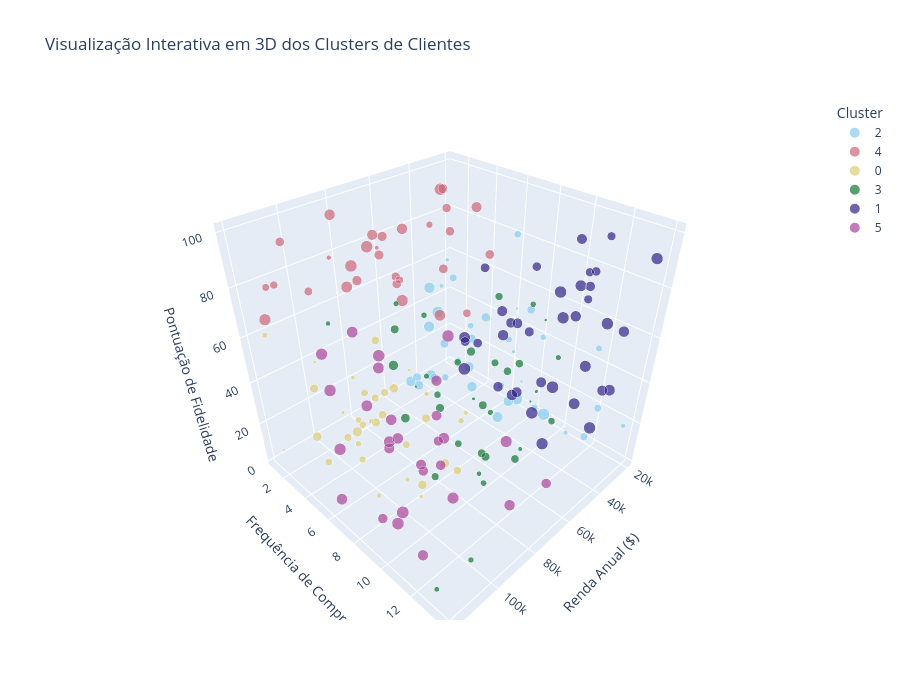

Notebook cell for this chart:
### Code cell
# Gráfico de Dispersão 3D Interativo com Plotly
import plotly.express as px
import plotly.graph_objects as go

df_plot = df.copy()
df_plot['Cluster'] = df_plot['Cluster'].astype(str)

fig = px.scatter_3d(
    df_plot, 
    x='Renda_Anual', 
    y='Frequência_Compra', 
    z='Pontuação_Fidelidade',
    color='Cluster',
    size='Ticket_Médio',
    hover_data=['ID_Cliente', 'Idade', 'Gênero'],
    title='Visualização Interativa em 3D dos Clusters de Clientes',
    color_discrete_sequence=px.colors.qualitative.Safe
)

# Calcular os centroides no espaço original
centroids_orig = scaler.inverse_transform(kmeans.cluster_centers_)

# Adicionar os centroides ao gráfico 3D
fig.add_trace(go.Scatter3d(
    x=centroids_orig[:, 0],
    y=centroids_orig[:, 1],
    z=centroids_orig[:, 3],
    mode='markers',
    marker=dict(
        size=10,
        color='black',
        symbol='diamond',
        line=dict(color='white', width=2)
    ),
    name='Centroides'
))

fig.update_layout(
    scene = dict(
        xaxis_title='Renda Anual ($)',
        yaxis_title='Frequência de Compra',
        zaxis_title='Pontuação de Fidelidade'
    ),
    width=900,
    height=700
)
fig.show()

### Figure 1 — Plotly figure (JSON) as saved in the notebook; plotly's stock layout.template omitted (floating-point values rounded to 4 significant figures)
{"data": [{"customdata": [[1, 56, "Feminino"], [8, 56, "Masculino"], [27, 29, "Masculino"], [28, 39, "Feminino"], [40, 69, "Feminino"], [41, 20, "Masculino"], [48, 35, "Feminino"], [49, 21, "Masculino"], [53, 26, "Feminino"], [57, 45, "Masculino"], [60, 61, "Masculino"], [61, 25, "Masculino"], [65, 34, "Masculino"], [66, 53, "Feminino"], [79, 27, "Feminino"], [82, 48, "Feminino"], [88, 57, "Masculino"], [92, 35, "Feminino"], [96, 42, "Masculino"], [102, 18, "Masculino"], [116, 52, "Feminino"], [123, 24, "Masculino"], [127, 51, "Masculino"], [128, 50, "Masculino"], [137, 44, "Feminino"], [138, 52, "Masculino"], [139, 18, "Feminino"], [142, 64, "Feminino"], [146, 22, "Masculino"], [153, 32, "Feminino"], [158, 49, "Masculino"], [169, 32, "Masculino"], [176, 68, "Masculino"], [187, 37, "Feminino"], [188, 47, "Feminino"], [190, 45, "Masculino"], [200, 56, "Feminino"]], "hovertemplate": "Cluster=2<br>Renda_Anual=%{x}<br>Frequência_Compra=%{y}<br>Pontuação_Fidelidade=%{z}<br>Ticket_Médio=%{marker.size}<br>ID_Cliente=%{customdata[0]}<br>Idade=%{customdata[1]}<br>Gênero=%{customdata[2]}<extra></extra>", "legendgroup": "2", "marker": {"color": "rgb(136, 204, 238)", "size": [136, 336, 162, 434, 243, 291, 27, 141, 155, 47, 60, 247, 164, 220, 390, 322, 261, 138, 165, 301, 330, 377, 72, 184, 20, 70, 192, 465, 53, 181, 325, 131, 417, 117, 357, 354, 266], "sizemode": "area", "sizeref": 1.242, "symbol": "circle"}, "mode": "markers", "name": "2", "scene": "scene", "showlegend": true, "type": "scatter3d", "x": [25895, 59790, 38711, 23420, 54584, 52745, 31093, 38070, 30729, 47751, 25801, 39190, 30647, 28716, 33403, 30966, 42677, 51024, 35338, 68747, 37019, 48251, 28308, 25949, 27805, 25237, 40056, 23343, 29662, 33284, 29435, 55247, 43049, 29540, 36364, 47663, 38071], "y": [12, 3, 3, 7, 7, 4, 8, 4, 9, 9, 1, 3, 7, 8, 1, 4, 1, 9, 7, 5, 5, 3, 11, 2, 7, 14, 13, 9, 2, 13, 7, 7, 3, 9, 7, 3, 6], "z": [51, 17, 8, 4, 51, 19, 22, 21, 12, 49, 45, 27, 86, 56, 47, 14, 2, 56, 18, 28, 10, 40, 6, 52, 53, 22, 21, 4, 62, 31, 6, 57, 45, 47, 1, 14, 50]}, {"customdata": [[2, 69, "Feminino"], [12, 28, "Masculino"], [13, 41, "Masculino"], [23, 55, "Feminino"], [25, 38, "Feminino"], [44, 24, "Masculino"], [54, 43, "Feminino"], [59, 24, "Feminino"], [62, 64, "Masculino"], [64, 31, "Feminino"], [67, 67, "Feminino"], [71, 23, "Masculino"], [76, 43, "Feminino"], [80, 53, "Masculino"], [87, 40, "Feminino"], [100, 32, "Feminino"], [107, 18, "Feminino"], [119, 59, "Feminino"], [124, 26, "Feminino"], [140, 52, "Feminino"], [143, 31, "Masculino"], [147, 43, "Masculino"], [157, 68, "Masculino"], [161, 69, "Feminino"], [162, 49, "Feminino"], [168, 62, "Feminino"], [179, 19, "Feminino"], [183, 45, "Masculino"], [189, 28, "Masculino"], [196, 69, "Feminino"]], "hovertemplate": "Cluster=4<br>Renda_Anual=%{x}<br>Frequência_Compra=%{y}<br>Pontuação_Fidelidade=%{z}<br>Ticket_Médio=%{marker.size}<br>ID_Cliente=%{customdata[0]}<br>Idade=%{customdata[1]}<br>Gênero=%{customdata[2]}<extra></extra>", "legendgroup": "4", "marker": {"color": "rgb(204, 102, 119)", "size": [153, 393, 232, 66, 324, 479, 205, 376, 211, 466, 436, 259, 272, 275, 305, 286, 302, 484, 278, 224, 468, 367, 398, 73, 255, 420, 454, 271, 305, 185], "sizemode": "area", "sizeref": 1.242, "symbol": "circle"}, "mode": "markers", "name": "4", "scene": "scene", "showlegend": true, "type": "scatter3d", "x": [39738, 60764, 94543, 67202, 83208, 71885, 119713, 74748, 69689, 49592, 108891, 22368, 111083, 52097, 70300, 39508, 78335, 106672, 45945, 65543, 33500, 36964, 81389, 98832, 71293, 63919, 117379, 43289, 24611, 111007], "y": [2, 3, 1, 2, 3, 2, 4, 3, 4, 1, 7, 1, 3, 1, 3, 3, 4, 7, 7, 8, 2, 5, 1, 4, 4, 6, 2, 4, 1, 1], "z": [81, 88, 69, 80, 75, 82, 90, 90, 73, 47, 94, 81, 99, 56, 88, 64, 86, 100, 83, 70, 94, 94, 95, 92, 75, 62, 70, 84, 90, 77]}, {"customdata": [[3, 46, "Masculino"], [5, 60, "Feminino"], [6, 25, "Masculino"], [10, 40, "Feminino"], [14, 53, "Feminino"], [15, 57, "Feminino"], [26, 50, "Feminino"], [29, 61, "Masculino"], [31, 66, "Masculino"], [38, 68, "Feminino"], [51, 31, "Feminino"], [56, 37, "Feminino"], [74, 46, "Masculino"], [75, 35, "Masculino"], [89, 38, "Masculino"], [93, 64, "Masculino"], [95, 43, "Masculino"], [99, 46, "Masculino"], [104, 24, "Feminino"], [111, 28, "Feminino"], [112, 68, "Masculino"], [122, 45, "Feminino"], [134, 61, "Masculino"], [149, 56, "Feminino"], [150, 44, "Feminino"], [151, 26, "Feminino"], [152, 32, "Feminino"], [155, 59, "Feminino"], [156, 30, "Feminino"], [165, 54, "Feminino"], [173, 30, "Feminino"], [174, 49, "Masculino"], [182, 23, "Masculino"], [199, 20, "Masculino"]], "hovertemplate": "Cluster=0<br>Renda_Anual=%{x}<br>Frequência_Compra=%{y}<br>Pontuação_Fidelidade=%{z}<br>Ticket_Médio=%{marker.size}<br>ID_Cliente=%{customdata[0]}<br>Idade=%{customdata[1]}<br>Gênero=%{customdata[2]}<extra></extra>", "legendgroup": "0", "marker": {"color": "rgb(221, 204, 119)", "size": [77, 192, 179, 168, 222, 271, 33, 20, 73, 31, 183, 197, 65, 54, 270, 308, 84, 196, 236, 117, 124, 152, 97, 91, 58, 173, 269, 137, 278, 241, 226, 248, 211, 49], "sizemode": "area", "sizeref": 1.242, "symbol": "circle"}, "mode": "markers", "name": "0", "scene": "scene", "showlegend": true, "type": "scatter3d", "x": [50746, 68404, 74045, 114660, 65714, 76835, 53828, 116752, 65236, 105314, 76958, 86320, 90031, 96429, 75609, 90313, 115285, 100135, 107235, 100738, 59734, 99634, 114841, 93666, 105067, 87215, 89042, 104664, 113468, 80403, 76573, 79101, 85417, 86387], "y": [3, 1, 1, 5, 1, 8, 2, 1, 8, 3, 5, 5, 7, 9, 4, 3, 9, 4, 3, 5, 7, 5, 1, 5, 6, 3, 8, 6, 4, 3, 3, 7, 10, 1], "z": [5, 4, 10, 17, 34, 6, 16, 4, 25, 50, 1, 34, 1, 8, 26, 7, 23, 15, 39, 17, 13, 8, 59, 24, 55, 9, 3, 36, 24, 6, 8, 26, 19, 6]}, {"customdata": [[4, 32, "Masculino"], [7, 38, "Masculino"], [11, 28, "Feminino"], [16, 41, "Feminino"], [17, 20, "Feminino"], [19, 19, "Feminino"], [20, 41, "Masculino"], [34, 45, "Masculino"], [46, 26, "Masculino"], [52, 67, "Feminino"], [58, 64, "Masculino"], [68, 57, "Feminino"], [70, 19, "Masculino"], [78, 51, "Feminino"], [81, 31, "Masculino"], [85, 25, "Feminino"], [91, 62, "Feminino"], [97, 62, "Feminino"], [98, 58, "Feminino"], [103, 42, "Masculino"], [108, 61, "Masculino"], [113, 34, "Masculino"], [117, 50, "Feminino"], [120, 56, "Feminino"], [126, 29, "Feminino"], [129, 65, "Feminino"], [131, 41, "Masculino"], [132, 54, "Masculino"], [133, 52, "Masculino"], [148, 31, "Feminino"], [170, 60, "Masculino"], [171, 46, "Feminino"], [177, 39, "Feminino"], [178, 45, "Feminino"], [180, 59, "Feminino"]], "hovertemplate": "Cluster=3<br>Renda_Anual=%{x}<br>Frequência_Compra=%{y}<br>Pontuação_Fidelidade=%{z}<br>Ticket_Médio=%{marker.size}<br>ID_Cliente=%{customdata[0]}<br>Idade=%{customdata[1]}<br>Gênero=%{customdata[2]}<extra></extra>", "legendgroup": "3", "marker": {"color": "rgb(17, 119, 51)", "size": [63, 192, 99, 248, 183, 166, 39, 163, 175, 109, 239, 231, 239, 101, 216, 29, 24, 243, 258, 82, 196, 118, 25, 216, 42, 221, 102, 164, 104, 114, 274, 322, 85, 94, 122], "sizemode": "area", "sizeref": 1.242, "symbol": "circle"}, "mode": "markers", "name": "3", "scene": "scene", "showlegend": true, "type": "scatter3d", "x": [69377, 117888, 113179, 93744, 76491, 63484, 102989, 85726, 92991, 102074, 98069, 107545, 90316, 75766, 98657, 72921, 76661, 88027, 112772, 107142, 76179, 92615, 103613, 93847, 52217, 71990, 109480, 94740, 86617, 79638, 114758, 111747, 99605, 118116, 88385], "y": [12, 13, 12, 10, 11, 13, 13, 10, 11, 13, 8, 14, 12, 14, 14, 13, 13, 12, 14, 5, 11, 9, 10, 14, 11, 12, 10, 10, 12, 13, 11, 10, 13, 13, 12], "z": [29, 56, 84, 53, 66, 43, 75, 67, 42, 5, 78, 63, 61, 79, 86, 87, 59, 38, 99, 74, 90, 84, 67, 86, 41, 26, 98, 59, 56, 95, 66, 79, 44, 5, 26]}, {"customdata": [[9, 36, "Feminino"], [18, 39, "Masculino"], [21, 61, "Feminino"], [22, 47, "Masculino"], [24, 19, "Feminino"], [30, 42, "Masculino"], [32, 44, "Masculino"], [33, 59, "Feminino"], [35, 33, "Masculino"], [36, 32, "Masculino"], [39, 61, "Feminino"], [42, 54, "Masculino"], [45, 38, "Masculino"], [47, 56, "Feminino"], [50, 42, "Feminino"], [55, 19, "Masculino"], [73, 21, "Feminino"], [86, 31, "Masculino"], [101, 62, "Feminino"], [105, 26, "Masculino"], [130, 40, "Masculino"], [135, 57, "Masculino"], [141, 54, "Feminino"], [144, 20, "Feminino"], [145, 18, "Feminino"], [159, 56, "Masculino"], [160, 66, "Masculino"], [164, 47, "Feminino"], [166, 40, "Feminino"], [172, 53, "Masculino"], [175, 24, "Feminino"], [181, 62, "Feminino"], [184, 45, "Masculino"], [191, 42, "Feminino"], [193, 50, "Feminino"], [195, 44, "Feminino"]], "hovertemplate": "Cluster=1<br>Renda_Anual=%{x}<br>Frequência_Compra=%{y}<br>Pontuação_Fidelidade=%{z}<br>Ticket_Médio=%{marker.size}<br>ID_Cliente=%{customdata[0]}<br>Idade=%{customdata[1]}<br>Gênero=%{customdata[2]}<extra></extra>", "legendgroup": "1", "marker": {"color": "rgb(51, 34, 136)", "size": [322, 246, 460, 421, 252, 392, 393, 278, 490, 460, 349, 475, 427, 392, 367, 335, 416, 331, 360, 361, 477, 476, 279, 388, 307, 287, 468, 497, 270, 426, 360, 441, 245, 366, 466, 268], "sizemode": "area", "sizeref": 1.242, "symbol": "circle"}, "mode": "markers", "name": "1", "scene": "scene", "showlegend": true, "type": "scatter3d", "x": [25600, 38589, 56212, 63525, 52635, 20301, 86235, 74240, 30492, 26102, 46641, 43093, 56631, 24014, 55777, 65017, 26655, 69726, 23051, 74021, 21150, 36896, 76556, 73222, 49375, 74340, 64078, 98781, 49124, 82752, 46646, 60158, 29823, 71991, 50977, 69115], "y": [11, 12, 12, 14, 13, 10, 13, 10, 10, 14, 9, 10, 13, 13, 9, 10, 13, 11, 10, 12, 9, 13, 10, 11, 10, 9, 13, 12, 13, 10, 14, 14, 12, 13, 14, 12], "z": [74, 77, 23, 55, 95, 56, 67, 96, 27, 93, 61, 21, 92, 61, 70, 46, 36, 78, 89, 57, 64, 70, 70, 75, 62, 66, 84, 79, 94, 75, 51, 68, 97, 64, 37, 100]}, {"customdata": [[37, 64, "Feminino"], [43, 68, "Feminino"], [63, 52, "Feminino"], [69, 21, "Feminino"], [72, 59, "Feminino"], [77, 61, "Masculino"], [83, 65, "Feminino"], [84, 32, "Masculino"], [90, 33, "Masculino"], [94, 41, "Feminino"], [106, 41, "Masculino"], [109, 25, "Masculino"], [110, 41, "Feminino"], [114, 25, "Feminino"], [115, 52, "Feminino"], [118, 22, "Masculino"], [121, 58, "Masculino"], [125, 25, "Feminino"], [136, 39, "Feminino"], [154, 43, "Masculino"], [163, 21, "Feminino"], [167, 56, "Masculino"], [185, 61, "Feminino"], [186, 61, "Masculino"], [192, 56, "Masculino"], [194, 18, "Feminino"], [197, 30, "Feminino"], [198, 58, "Masculino"]], "hovertemplate": "Cluster=5<br>Renda_Anual=%{x}<br>Frequência_Compra=%{y}<br>Pontuação_Fidelidade=%{z}<br>Ticket_Médio=%{marker.size}<br>ID_Cliente=%{customdata[0]}<br>Idade=%{customdata[1]}<br>Gênero=%{customdata[2]}<extra></extra>", "legendgroup": "5", "marker": {"color": "rgb(170, 68, 153)", "size": [478, 377, 430, 480, 432, 409, 428, 469, 384, 393, 334, 480, 436, 404, 424, 495, 370, 456, 385, 457, 408, 332, 313, 325, 454, 327, 491, 354], "sizemode": "area", "sizeref": 1.242, "symbol": "circle"}, "mode": "markers", "name": "5", "scene": "scene", "showlegend": true, "type": "scatter3d", "x": [70336, 86105, 70993, 109912, 97575, 107922, 119157, 113848, 116825, 73006, 86412, 52093, 89678, 93523, 114476, 111794, 102750, 110852, 66175, 92789, 115981, 115435, 80160, 61975, 77679, 114704, 108223, 80890], "y": [2, 5, 2, 5, 7, 9, 9, 6, 12, 12, 9, 5, 4, 7, 13, 10, 10, 13, 6, 1, 6, 12, 8, 13, 12, 9, 9, 8], "z": [32, 5, 26, 48, 26, 52, 90, 28, 14, 3, 17, 44, 25, 25, 68, 18, 34, 42, 33, 40, 4, 51, 20, 12, 38, 11, 3, 33]}], "layout": {"height": 700, "legend": {"itemsizing": "constant", "title": {"text": "Cluster"}, "tracegroupgap": 0}, "scene": {"domain": {"x": [0, 1], "y": [0, 1]}, "xaxis": {"title": {"text": "Renda Anual ($)"}}, "yaxis": {"title": {"text": "Frequência de Compra"}}, "zaxis": {"title": {"text": "Pontuação de Fidelidade"}}}, "title": {"text": "Visualização Interativa em 3D dos Clusters de Clientes"}, "width": 900}}
